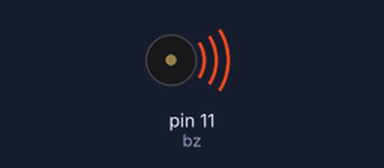
Bench run of a sketch on a simulated Arduino Uno, built with avr-gcc and run on an emulated ATmega328P. Shown: buzzer (waves = sounding).

Above: at 0.2 s.
At 4.2 s:
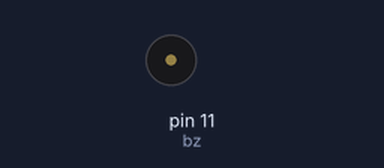
Timing chart, 0 to 5.9 s (numbered marks = the images above):
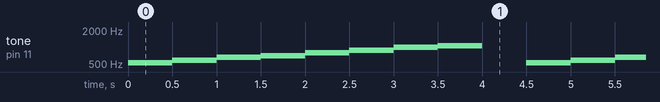

The sketch:

10-3.ino
```cpp
int bz=11;

void setup() {
  // put your setup code here, to run once:
pinMode(bz,OUTPUT);
}

void loop(){
tone(bz, 523); //11핀의 버저를 523Hz로 소리를 낸다.(도)
delay(500);
tone(bz, 587); //587Hz로 소리를 낸다.(레)
delay(500);
tone(bz, 659); //659Hz로 소리를 낸다.(미)
delay(500);
tone(bz, 698); //698Hz로 소리를 낸다.(파)
delay(500);
tone(bz, 784); //784Hz로 소리를 낸다.(솔)
delay(500);
tone(bz,880); //880Hz로 소리를 낸다.(라)
delay(500);
tone(bz, 988); //988Hz로 소리를 낸다.(시)
delay(500);
tone(bz,1047); //1047Hz로 소리를 낸다.(도)
delay(500);
noTone(bz); //소리를 중지한다.
delay(500);
}
```

Measured:
- by itself, tone on pin 11 (bz): repeats every 4.5 s: 587 Hz 0.50 s, 659 Hz 0.50 s, 698 Hz 0.50 s, 784 Hz 0.50 s, 880 Hz 0.50 s, 988 Hz 0.50 s, 1047 Hz 0.50 s, silent 0.50 s, 523 Hz 0.50 s
